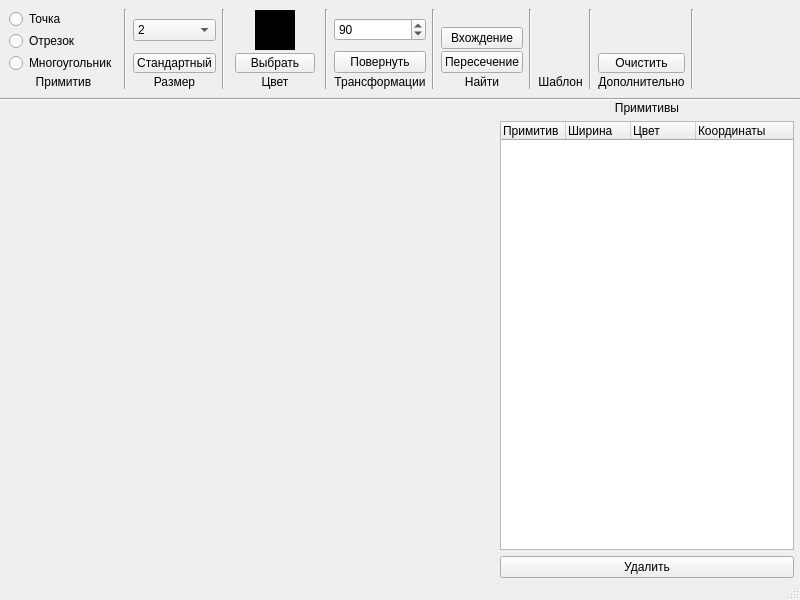
<?xml version="1.0" encoding="UTF-8"?>
<ui version="4.0">
 <class>GeometricWindow</class>
 <widget class="QMainWindow" name="GeometricWindow">
  <property name="geometry">
   <rect>
    <x>0</x>
    <y>0</y>
    <width>800</width>
    <height>600</height>
   </rect>
  </property>
  <property name="minimumSize">
   <size>
    <width>600</width>
    <height>500</height>
   </size>
  </property>
  <property name="windowTitle">
   <string>Геометрические преобразования</string>
  </property>
  <widget class="QWidget" name="w_main">
   <layout class="QGridLayout" name="gl_main">
    <property name="leftMargin">
     <number>0</number>
    </property>
    <property name="topMargin">
     <number>0</number>
    </property>
    <property name="rightMargin">
     <number>0</number>
    </property>
    <property name="bottomMargin">
     <number>0</number>
    </property>
    <property name="verticalSpacing">
     <number>0</number>
    </property>
    <item row="2" column="0" rowspan="2" colspan="2">
     <widget class="QWidget" name="w_ps" native="true">
      <property name="sizePolicy">
       <sizepolicy hsizetype="Expanding" vsizetype="Expanding">
        <horstretch>0</horstretch>
        <verstretch>0</verstretch>
       </sizepolicy>
      </property>
      <layout class="QVBoxLayout" name="vl_ps">
       <property name="spacing">
        <number>0</number>
       </property>
       <property name="leftMargin">
        <number>0</number>
       </property>
       <property name="topMargin">
        <number>0</number>
       </property>
       <property name="rightMargin">
        <number>0</number>
       </property>
       <property name="bottomMargin">
        <number>0</number>
       </property>
      </layout>
     </widget>
    </item>
    <item row="2" column="2">
     <widget class="QWidget" name="w_primivitives" native="true">
      <property name="maximumSize">
       <size>
        <width>300</width>
        <height>16777215</height>
       </size>
      </property>
      <layout class="QVBoxLayout" name="vl_primitives">
       <property name="leftMargin">
        <number>0</number>
       </property>
       <property name="topMargin">
        <number>0</number>
       </property>
       <property name="rightMargin">
        <number>6</number>
       </property>
       <property name="bottomMargin">
        <number>0</number>
       </property>
       <item>
        <widget class="QLabel" name="label">
         <property name="text">
          <string>Примитивы</string>
         </property>
         <property name="alignment">
          <set>Qt::AlignCenter</set>
         </property>
        </widget>
       </item>
       <item>
        <widget class="QTableWidget" name="tw_primitives">
         <property name="editTriggers">
          <set>QAbstractItemView::NoEditTriggers</set>
         </property>
         <property name="showDropIndicator" stdset="0">
          <bool>false</bool>
         </property>
         <property name="dragDropOverwriteMode">
          <bool>false</bool>
         </property>
         <property name="selectionBehavior">
          <enum>QAbstractItemView::SelectRows</enum>
         </property>
         <property name="verticalScrollMode">
          <enum>QAbstractItemView::ScrollPerPixel</enum>
         </property>
         <property name="horizontalScrollMode">
          <enum>QAbstractItemView::ScrollPerPixel</enum>
         </property>
         <attribute name="horizontalHeaderDefaultSectionSize">
          <number>65</number>
         </attribute>
         <attribute name="horizontalHeaderStretchLastSection">
          <bool>true</bool>
         </attribute>
         <attribute name="verticalHeaderVisible">
          <bool>false</bool>
         </attribute>
         <attribute name="verticalHeaderDefaultSectionSize">
          <number>16</number>
         </attribute>
         <attribute name="verticalHeaderHighlightSections">
          <bool>false</bool>
         </attribute>
         <attribute name="verticalHeaderMinimumSectionSize">
          <number>16</number>
         </attribute>
         <column>
          <property name="text">
           <string>Примитив</string>
          </property>
          <property name="textAlignment">
           <set>AlignLeading|AlignVCenter</set>
          </property>
         </column>
         <column>
          <property name="text">
           <string>Ширина</string>
          </property>
          <property name="textAlignment">
           <set>AlignLeading|AlignVCenter</set>
          </property>
         </column>
         <column>
          <property name="text">
           <string>Цвет</string>
          </property>
          <property name="textAlignment">
           <set>AlignLeading|AlignVCenter</set>
          </property>
         </column>
         <column>
          <property name="text">
           <string>Координаты</string>
          </property>
          <property name="textAlignment">
           <set>AlignLeading|AlignVCenter</set>
          </property>
         </column>
        </widget>
       </item>
       <item>
        <widget class="QPushButton" name="pb_remove_primitive">
         <property name="text">
          <string>Удалить</string>
         </property>
        </widget>
       </item>
      </layout>
     </widget>
    </item>
    <item row="0" column="0" colspan="3">
     <widget class="QWidget" name="w_toolbar" native="true">
      <property name="sizePolicy">
       <sizepolicy hsizetype="Expanding" vsizetype="Fixed">
        <horstretch>0</horstretch>
        <verstretch>0</verstretch>
       </sizepolicy>
      </property>
      <property name="maximumSize">
       <size>
        <width>16777215</width>
        <height>110</height>
       </size>
      </property>
      <layout class="QHBoxLayout" name="hl_toolbar">
       <property name="spacing">
        <number>6</number>
       </property>
       <item>
        <widget class="QWidget" name="w_tool_actions" native="true">
         <property name="sizePolicy">
          <sizepolicy hsizetype="Fixed" vsizetype="Expanding">
           <horstretch>0</horstretch>
           <verstretch>0</verstretch>
          </sizepolicy>
         </property>
         <layout class="QVBoxLayout" name="vl_action">
          <property name="spacing">
           <number>2</number>
          </property>
          <property name="leftMargin">
           <number>0</number>
          </property>
          <property name="topMargin">
           <number>0</number>
          </property>
          <property name="rightMargin">
           <number>0</number>
          </property>
          <property name="bottomMargin">
           <number>0</number>
          </property>
          <item>
           <spacer name="vs_action_1">
            <property name="orientation">
             <enum>Qt::Vertical</enum>
            </property>
            <property name="sizeType">
             <enum>QSizePolicy::Expanding</enum>
            </property>
            <property name="sizeHint" stdset="0">
             <size>
              <width>0</width>
              <height>0</height>
             </size>
            </property>
           </spacer>
          </item>
          <item>
           <widget class="QRadioButton" name="rb_point">
            <property name="text">
             <string>Точка</string>
            </property>
           </widget>
          </item>
          <item>
           <widget class="QRadioButton" name="rb_line">
            <property name="text">
             <string>Отрезок</string>
            </property>
           </widget>
          </item>
          <item>
           <widget class="QRadioButton" name="rb_polygon">
            <property name="text">
             <string>Многоугольник</string>
            </property>
           </widget>
          </item>
          <item>
           <spacer name="vs_action_2">
            <property name="orientation">
             <enum>Qt::Vertical</enum>
            </property>
            <property name="sizeType">
             <enum>QSizePolicy::Expanding</enum>
            </property>
            <property name="sizeHint" stdset="0">
             <size>
              <width>0</width>
              <height>0</height>
             </size>
            </property>
           </spacer>
          </item>
          <item>
           <widget class="QLabel" name="l_actions">
            <property name="sizePolicy">
             <sizepolicy hsizetype="Expanding" vsizetype="Fixed">
              <horstretch>0</horstretch>
              <verstretch>0</verstretch>
             </sizepolicy>
            </property>
            <property name="minimumSize">
             <size>
              <width>0</width>
              <height>14</height>
             </size>
            </property>
            <property name="maximumSize">
             <size>
              <width>16777215</width>
              <height>14</height>
             </size>
            </property>
            <property name="text">
             <string>Примитив</string>
            </property>
            <property name="alignment">
             <set>Qt::AlignCenter</set>
            </property>
           </widget>
          </item>
         </layout>
        </widget>
       </item>
       <item>
        <widget class="Line" name="line_1">
         <property name="orientation">
          <enum>Qt::Vertical</enum>
         </property>
        </widget>
       </item>
       <item>
        <widget class="QWidget" name="w_tool_size" native="true">
         <property name="sizePolicy">
          <sizepolicy hsizetype="Fixed" vsizetype="Preferred">
           <horstretch>0</horstretch>
           <verstretch>0</verstretch>
          </sizepolicy>
         </property>
         <layout class="QVBoxLayout" name="vl_size">
          <property name="spacing">
           <number>2</number>
          </property>
          <property name="leftMargin">
           <number>0</number>
          </property>
          <property name="topMargin">
           <number>0</number>
          </property>
          <property name="rightMargin">
           <number>0</number>
          </property>
          <property name="bottomMargin">
           <number>0</number>
          </property>
          <item>
           <spacer name="vs_size_1">
            <property name="orientation">
             <enum>Qt::Vertical</enum>
            </property>
            <property name="sizeHint" stdset="0">
             <size>
              <width>0</width>
              <height>0</height>
             </size>
            </property>
           </spacer>
          </item>
          <item>
           <widget class="QComboBox" name="cmb_size_choose">
            <property name="sizePolicy">
             <sizepolicy hsizetype="Preferred" vsizetype="Expanding">
              <horstretch>0</horstretch>
              <verstretch>0</verstretch>
             </sizepolicy>
            </property>
            <property name="currentIndex">
             <number>1</number>
            </property>
            <item>
             <property name="text">
              <string>1</string>
             </property>
            </item>
            <item>
             <property name="text">
              <string>2</string>
             </property>
            </item>
            <item>
             <property name="text">
              <string>3</string>
             </property>
            </item>
            <item>
             <property name="text">
              <string>4</string>
             </property>
            </item>
            <item>
             <property name="text">
              <string>8</string>
             </property>
            </item>
            <item>
             <property name="text">
              <string>12</string>
             </property>
            </item>
            <item>
             <property name="text">
              <string>16</string>
             </property>
            </item>
            <item>
             <property name="text">
              <string>20</string>
             </property>
            </item>
            <item>
             <property name="text">
              <string>24</string>
             </property>
            </item>
           </widget>
          </item>
          <item>
           <spacer name="vs_size_2">
            <property name="orientation">
             <enum>Qt::Vertical</enum>
            </property>
            <property name="sizeHint" stdset="0">
             <size>
              <width>0</width>
              <height>0</height>
             </size>
            </property>
           </spacer>
          </item>
          <item>
           <widget class="QPushButton" name="pb_size_default">
            <property name="minimumSize">
             <size>
              <width>0</width>
              <height>20</height>
             </size>
            </property>
            <property name="maximumSize">
             <size>
              <width>16777215</width>
              <height>20</height>
             </size>
            </property>
            <property name="text">
             <string>Стандартный</string>
            </property>
           </widget>
          </item>
          <item>
           <widget class="QLabel" name="l_size">
            <property name="sizePolicy">
             <sizepolicy hsizetype="Expanding" vsizetype="Fixed">
              <horstretch>0</horstretch>
              <verstretch>0</verstretch>
             </sizepolicy>
            </property>
            <property name="minimumSize">
             <size>
              <width>0</width>
              <height>14</height>
             </size>
            </property>
            <property name="maximumSize">
             <size>
              <width>16777215</width>
              <height>14</height>
             </size>
            </property>
            <property name="text">
             <string>Размер</string>
            </property>
            <property name="alignment">
             <set>Qt::AlignCenter</set>
            </property>
           </widget>
          </item>
         </layout>
        </widget>
       </item>
       <item>
        <widget class="Line" name="line_2">
         <property name="orientation">
          <enum>Qt::Vertical</enum>
         </property>
        </widget>
       </item>
       <item>
        <widget class="QWidget" name="w_tool_color" native="true">
         <property name="sizePolicy">
          <sizepolicy hsizetype="Fixed" vsizetype="Expanding">
           <horstretch>0</horstretch>
           <verstretch>0</verstretch>
          </sizepolicy>
         </property>
         <layout class="QVBoxLayout" name="vl_color_2">
          <property name="spacing">
           <number>2</number>
          </property>
          <property name="leftMargin">
           <number>4</number>
          </property>
          <property name="topMargin">
           <number>0</number>
          </property>
          <property name="rightMargin">
           <number>4</number>
          </property>
          <property name="bottomMargin">
           <number>0</number>
          </property>
          <item>
           <spacer name="vs_color_1">
            <property name="orientation">
             <enum>Qt::Vertical</enum>
            </property>
            <property name="sizeHint" stdset="0">
             <size>
              <width>0</width>
              <height>0</height>
             </size>
            </property>
           </spacer>
          </item>
          <item>
           <widget class="QWidget" name="w_current_color" native="true">
            <layout class="QHBoxLayout" name="horizontalLayout">
             <property name="spacing">
              <number>0</number>
             </property>
             <property name="leftMargin">
              <number>0</number>
             </property>
             <property name="topMargin">
              <number>0</number>
             </property>
             <property name="rightMargin">
              <number>0</number>
             </property>
             <property name="bottomMargin">
              <number>0</number>
             </property>
             <item>
              <spacer name="hs_color_1">
               <property name="orientation">
                <enum>Qt::Horizontal</enum>
               </property>
               <property name="sizeHint" stdset="0">
                <size>
                 <width>0</width>
                 <height>0</height>
                </size>
               </property>
              </spacer>
             </item>
             <item>
              <widget class="QWidget" name="w_color_preview" native="true">
               <property name="sizePolicy">
                <sizepolicy hsizetype="Expanding" vsizetype="Expanding">
                 <horstretch>0</horstretch>
                 <verstretch>0</verstretch>
                </sizepolicy>
               </property>
               <property name="minimumSize">
                <size>
                 <width>40</width>
                 <height>40</height>
                </size>
               </property>
               <property name="maximumSize">
                <size>
                 <width>40</width>
                 <height>40</height>
                </size>
               </property>
               <property name="styleSheet">
                <string notr="true">background-color: rgb(0, 0, 0);</string>
               </property>
              </widget>
             </item>
             <item>
              <spacer name="hs_color_2">
               <property name="orientation">
                <enum>Qt::Horizontal</enum>
               </property>
               <property name="sizeHint" stdset="0">
                <size>
                 <width>0</width>
                 <height>0</height>
                </size>
               </property>
              </spacer>
             </item>
            </layout>
           </widget>
          </item>
          <item>
           <spacer name="vs_color_2">
            <property name="orientation">
             <enum>Qt::Vertical</enum>
            </property>
            <property name="sizeHint" stdset="0">
             <size>
              <width>0</width>
              <height>0</height>
             </size>
            </property>
           </spacer>
          </item>
          <item>
           <widget class="QPushButton" name="pb_switch_color">
            <property name="minimumSize">
             <size>
              <width>0</width>
              <height>20</height>
             </size>
            </property>
            <property name="maximumSize">
             <size>
              <width>16777215</width>
              <height>20</height>
             </size>
            </property>
            <property name="text">
             <string>Выбрать</string>
            </property>
           </widget>
          </item>
          <item>
           <widget class="QLabel" name="l_color">
            <property name="sizePolicy">
             <sizepolicy hsizetype="Expanding" vsizetype="Fixed">
              <horstretch>0</horstretch>
              <verstretch>0</verstretch>
             </sizepolicy>
            </property>
            <property name="minimumSize">
             <size>
              <width>0</width>
              <height>14</height>
             </size>
            </property>
            <property name="maximumSize">
             <size>
              <width>16777215</width>
              <height>14</height>
             </size>
            </property>
            <property name="text">
             <string>Цвет</string>
            </property>
            <property name="alignment">
             <set>Qt::AlignCenter</set>
            </property>
           </widget>
          </item>
         </layout>
        </widget>
       </item>
       <item>
        <widget class="Line" name="line_3">
         <property name="orientation">
          <enum>Qt::Vertical</enum>
         </property>
        </widget>
       </item>
       <item>
        <widget class="QWidget" name="w_tool_transform" native="true">
         <property name="sizePolicy">
          <sizepolicy hsizetype="Fixed" vsizetype="Expanding">
           <horstretch>0</horstretch>
           <verstretch>0</verstretch>
          </sizepolicy>
         </property>
         <layout class="QVBoxLayout" name="vl_action_6">
          <property name="spacing">
           <number>2</number>
          </property>
          <property name="leftMargin">
           <number>0</number>
          </property>
          <property name="topMargin">
           <number>0</number>
          </property>
          <property name="rightMargin">
           <number>0</number>
          </property>
          <property name="bottomMargin">
           <number>0</number>
          </property>
          <item>
           <spacer name="vs_transform_1">
            <property name="orientation">
             <enum>Qt::Vertical</enum>
            </property>
            <property name="sizeType">
             <enum>QSizePolicy::Expanding</enum>
            </property>
            <property name="sizeHint" stdset="0">
             <size>
              <width>0</width>
              <height>0</height>
             </size>
            </property>
           </spacer>
          </item>
          <item>
           <widget class="QSpinBox" name="sb_rotate_angle">
            <property name="minimum">
             <number>1</number>
            </property>
            <property name="maximum">
             <number>359</number>
            </property>
            <property name="value">
             <number>90</number>
            </property>
           </widget>
          </item>
          <item>
           <spacer name="vs_transform_2">
            <property name="orientation">
             <enum>Qt::Vertical</enum>
            </property>
            <property name="sizeType">
             <enum>QSizePolicy::Expanding</enum>
            </property>
            <property name="sizeHint" stdset="0">
             <size>
              <width>0</width>
              <height>0</height>
             </size>
            </property>
           </spacer>
          </item>
          <item>
           <widget class="QPushButton" name="pb_rotate">
            <property name="text">
             <string>Повернуть</string>
            </property>
           </widget>
          </item>
          <item>
           <widget class="QLabel" name="l_transform">
            <property name="sizePolicy">
             <sizepolicy hsizetype="Expanding" vsizetype="Fixed">
              <horstretch>0</horstretch>
              <verstretch>0</verstretch>
             </sizepolicy>
            </property>
            <property name="minimumSize">
             <size>
              <width>0</width>
              <height>14</height>
             </size>
            </property>
            <property name="maximumSize">
             <size>
              <width>16777215</width>
              <height>14</height>
             </size>
            </property>
            <property name="text">
             <string>Трансформации</string>
            </property>
            <property name="alignment">
             <set>Qt::AlignCenter</set>
            </property>
           </widget>
          </item>
         </layout>
        </widget>
       </item>
       <item>
        <widget class="Line" name="line_4">
         <property name="orientation">
          <enum>Qt::Vertical</enum>
         </property>
        </widget>
       </item>
       <item>
        <widget class="QWidget" name="w_tool_find" native="true">
         <property name="sizePolicy">
          <sizepolicy hsizetype="Fixed" vsizetype="Expanding">
           <horstretch>0</horstretch>
           <verstretch>0</verstretch>
          </sizepolicy>
         </property>
         <layout class="QVBoxLayout" name="vl_action_3">
          <property name="spacing">
           <number>2</number>
          </property>
          <property name="leftMargin">
           <number>0</number>
          </property>
          <property name="topMargin">
           <number>0</number>
          </property>
          <property name="rightMargin">
           <number>0</number>
          </property>
          <property name="bottomMargin">
           <number>0</number>
          </property>
          <item>
           <spacer name="vs_find_1">
            <property name="orientation">
             <enum>Qt::Vertical</enum>
            </property>
            <property name="sizeType">
             <enum>QSizePolicy::Expanding</enum>
            </property>
            <property name="sizeHint" stdset="0">
             <size>
              <width>0</width>
              <height>0</height>
             </size>
            </property>
           </spacer>
          </item>
          <item>
           <widget class="QPushButton" name="pb_include">
            <property name="text">
             <string>Вхождение</string>
            </property>
           </widget>
          </item>
          <item>
           <widget class="QPushButton" name="pb_instersection">
            <property name="text">
             <string>Пересечение</string>
            </property>
           </widget>
          </item>
          <item>
           <widget class="QLabel" name="l_find">
            <property name="sizePolicy">
             <sizepolicy hsizetype="Expanding" vsizetype="Fixed">
              <horstretch>0</horstretch>
              <verstretch>0</verstretch>
             </sizepolicy>
            </property>
            <property name="minimumSize">
             <size>
              <width>0</width>
              <height>14</height>
             </size>
            </property>
            <property name="maximumSize">
             <size>
              <width>16777215</width>
              <height>14</height>
             </size>
            </property>
            <property name="text">
             <string>Найти</string>
            </property>
            <property name="alignment">
             <set>Qt::AlignCenter</set>
            </property>
           </widget>
          </item>
         </layout>
        </widget>
       </item>
       <item>
        <widget class="Line" name="line_5">
         <property name="orientation">
          <enum>Qt::Vertical</enum>
         </property>
        </widget>
       </item>
       <item>
        <widget class="QWidget" name="w_tool__1" native="true">
         <property name="sizePolicy">
          <sizepolicy hsizetype="Fixed" vsizetype="Expanding">
           <horstretch>0</horstretch>
           <verstretch>0</verstretch>
          </sizepolicy>
         </property>
         <layout class="QVBoxLayout" name="vl_action_4">
          <property name="spacing">
           <number>2</number>
          </property>
          <property name="leftMargin">
           <number>0</number>
          </property>
          <property name="topMargin">
           <number>0</number>
          </property>
          <property name="rightMargin">
           <number>0</number>
          </property>
          <property name="bottomMargin">
           <number>0</number>
          </property>
          <item>
           <spacer name="vs__1">
            <property name="orientation">
             <enum>Qt::Vertical</enum>
            </property>
            <property name="sizeType">
             <enum>QSizePolicy::Expanding</enum>
            </property>
            <property name="sizeHint" stdset="0">
             <size>
              <width>0</width>
              <height>0</height>
             </size>
            </property>
           </spacer>
          </item>
          <item>
           <spacer name="vs__2">
            <property name="orientation">
             <enum>Qt::Vertical</enum>
            </property>
            <property name="sizeType">
             <enum>QSizePolicy::Expanding</enum>
            </property>
            <property name="sizeHint" stdset="0">
             <size>
              <width>0</width>
              <height>0</height>
             </size>
            </property>
           </spacer>
          </item>
          <item>
           <widget class="QLabel" name="l__1">
            <property name="sizePolicy">
             <sizepolicy hsizetype="Expanding" vsizetype="Fixed">
              <horstretch>0</horstretch>
              <verstretch>0</verstretch>
             </sizepolicy>
            </property>
            <property name="minimumSize">
             <size>
              <width>0</width>
              <height>14</height>
             </size>
            </property>
            <property name="maximumSize">
             <size>
              <width>16777215</width>
              <height>14</height>
             </size>
            </property>
            <property name="text">
             <string>Шаблон</string>
            </property>
            <property name="alignment">
             <set>Qt::AlignCenter</set>
            </property>
           </widget>
          </item>
         </layout>
        </widget>
       </item>
       <item>
        <widget class="Line" name="line_6">
         <property name="orientation">
          <enum>Qt::Vertical</enum>
         </property>
        </widget>
       </item>
       <item>
        <widget class="QWidget" name="w_tool_additional" native="true">
         <property name="sizePolicy">
          <sizepolicy hsizetype="Fixed" vsizetype="Expanding">
           <horstretch>0</horstretch>
           <verstretch>0</verstretch>
          </sizepolicy>
         </property>
         <layout class="QVBoxLayout" name="vl_action_2">
          <property name="spacing">
           <number>2</number>
          </property>
          <property name="leftMargin">
           <number>0</number>
          </property>
          <property name="topMargin">
           <number>0</number>
          </property>
          <property name="rightMargin">
           <number>0</number>
          </property>
          <property name="bottomMargin">
           <number>0</number>
          </property>
          <item>
           <spacer name="vs_additional_1">
            <property name="orientation">
             <enum>Qt::Vertical</enum>
            </property>
            <property name="sizeType">
             <enum>QSizePolicy::Expanding</enum>
            </property>
            <property name="sizeHint" stdset="0">
             <size>
              <width>0</width>
              <height>0</height>
             </size>
            </property>
           </spacer>
          </item>
          <item>
           <widget class="QPushButton" name="pb_clear">
            <property name="minimumSize">
             <size>
              <width>0</width>
              <height>20</height>
             </size>
            </property>
            <property name="maximumSize">
             <size>
              <width>16777215</width>
              <height>20</height>
             </size>
            </property>
            <property name="text">
             <string>Очистить</string>
            </property>
           </widget>
          </item>
          <item>
           <widget class="QLabel" name="l_additional">
            <property name="sizePolicy">
             <sizepolicy hsizetype="Expanding" vsizetype="Fixed">
              <horstretch>0</horstretch>
              <verstretch>0</verstretch>
             </sizepolicy>
            </property>
            <property name="minimumSize">
             <size>
              <width>0</width>
              <height>14</height>
             </size>
            </property>
            <property name="maximumSize">
             <size>
              <width>16777215</width>
              <height>14</height>
             </size>
            </property>
            <property name="text">
             <string>Дополнительно</string>
            </property>
            <property name="alignment">
             <set>Qt::AlignCenter</set>
            </property>
           </widget>
          </item>
         </layout>
        </widget>
       </item>
       <item>
        <widget class="Line" name="line_7">
         <property name="orientation">
          <enum>Qt::Vertical</enum>
         </property>
        </widget>
       </item>
       <item>
        <spacer name="hs_toolbar">
         <property name="orientation">
          <enum>Qt::Horizontal</enum>
         </property>
         <property name="sizeHint" stdset="0">
          <size>
           <width>40</width>
           <height>20</height>
          </size>
         </property>
        </spacer>
       </item>
      </layout>
     </widget>
    </item>
    <item row="1" column="0" colspan="3">
     <widget class="Line" name="line">
      <property name="orientation">
       <enum>Qt::Horizontal</enum>
      </property>
     </widget>
    </item>
   </layout>
  </widget>
  <widget class="QStatusBar" name="stb_main"/>
 </widget>
 <resources/>
 <connections/>
</ui>
